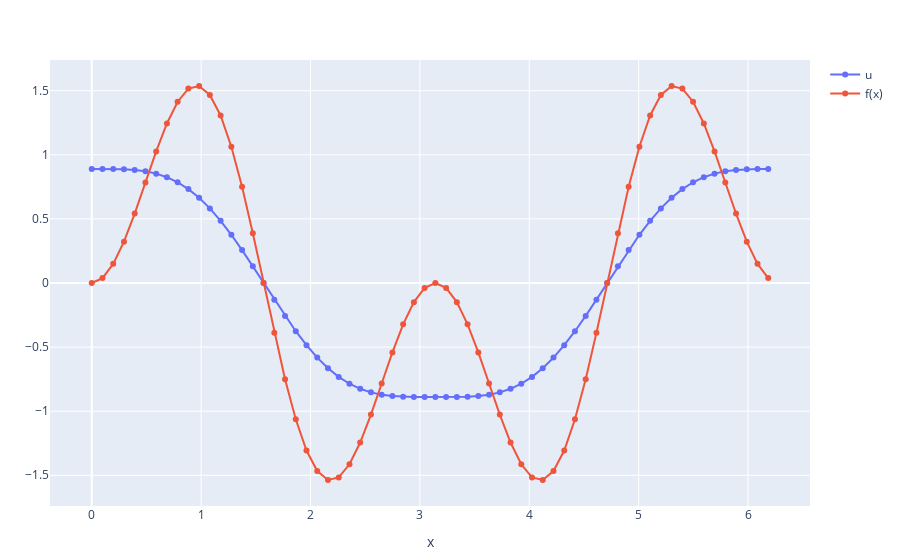

The code cell stored with this chart in its notebook:
### Code cell
plot([
    scatter(x=x, y=u, mode="markers+lines", name="u"),
    scatter(x=x, y=f_rhs, mode="markers+lines", name="f(x)")],
    Layout(xaxis_title="x") #yaxis_title="u(x)",  
)
